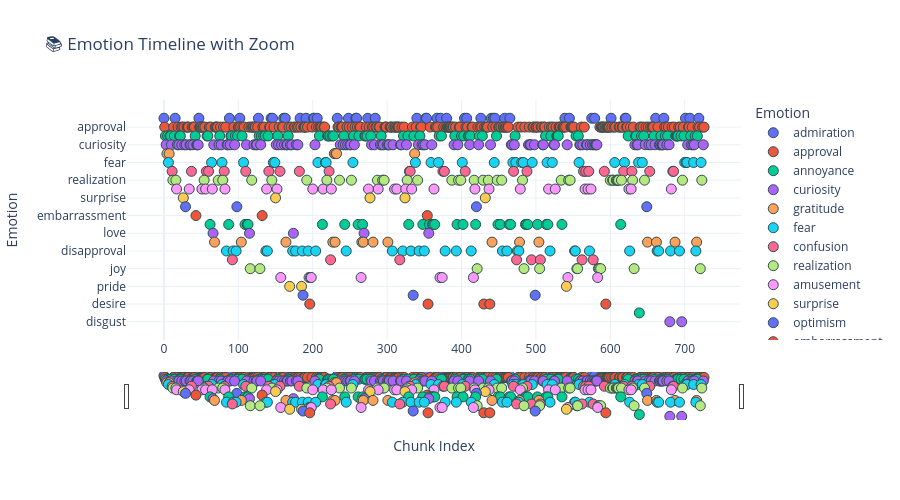

Write notebook code for a chart like this one.
### Code cell
import plotly.express as px
import pandas as pd

# Assuming your DataFrame is named df and has these columns:
# "chunk" (int), "effective_emotion" (str)

# Assign each emotion a unique color
unique_emotions = df["effective_emotion"].unique()
color_map = {emotion: px.colors.qualitative.Plotly[i % len(px.colors.qualitative.Plotly)]
             for i, emotion in enumerate(unique_emotions)}

# Create Plotly scatter plot
fig = px.scatter(
    df,
    x="chunk",
    y="effective_emotion",
    color="effective_emotion",
    color_discrete_map=color_map,
    title="📚 Emotion Timeline with Zoom",
    labels={"chunk": "Chunk Index", "effective_emotion": "Emotion"},
    hover_data={"chunk": True, "effective_emotion": True},
    height=500
)

# Optional: show markers as larger dots
fig.update_traces(marker=dict(size=10, line=dict(width=1, color='DarkSlateGrey')))

# Enable zoom (default in Plotly, but here's how to tweak it if needed)
fig.update_layout(
    xaxis=dict(
        rangeslider=dict(visible=True),
        title="Chunk Index"
    ),
    yaxis=dict(title="Emotion"),
    template="plotly_white"
)

fig.show()

### Figure 1 — Plotly figure (JSON) as saved in the notebook; plotly's stock layout.template omitted (floating-point values rounded to 4 significant figures; data arrays with more than 128 entries replaced by an {"elided": "..."} marker saying what was removed)
{"data": [{"hovertemplate": "Emotion=%{y}<br>Chunk Index=%{x}<extra></extra>", "legendgroup": "admiration", "marker": {"color": "#636EFA", "line": {"color": "DarkSlateGrey", "width": 1}, "size": 10, "symbol": "circle"}, "mode": "markers", "name": "admiration", "orientation": "h", "showlegend": true, "type": "scatter", "x": [0, 15, 47, 88, 102, 127, 144, 146, 161, 163, 183, 191, 201, 202, 206, 233, 248, 258, 259, 274, 284, 340, 352, 353, 367, 372, 380, 404, 407, 426, 440, 443, 445, 458, 465, 539, 545, 575, 579, 601, 620, 621, 661, 672, 701, 707, 719], "xaxis": "x", "y": ["admiration", "admiration", "admiration", "admiration", "admiration", "admiration", "admiration", "admiration", "admiration", "admiration", "admiration", "admiration", "admiration", "admiration", "admiration", "admiration", "admiration", "admiration", "admiration", "admiration", "admiration", "admiration", "admiration", "admiration", "admiration", "admiration", "admiration", "admiration", "admiration", "admiration", "admiration", "admiration", "admiration", "admiration", "admiration", "admiration", "admiration", "admiration", "admiration", "admiration", "admiration", "admiration", "admiration", "admiration", "admiration", "admiration", "admiration"], "yaxis": "y"}, {"hovertemplate": "Emotion=%{y}<br>Chunk Index=%{x}<extra></extra>", "legendgroup": "approval", "marker": {"color": "#EF553B", "line": {"color": "DarkSlateGrey", "width": 1}, "size": 10, "symbol": "circle"}, "mode": "markers", "name": "approval", "orientation": "h", "showlegend": true, "type": "scatter", "x": {"elided": "222 int values"}, "xaxis": "x", "y": {"elided": "222 str values"}, "yaxis": "y"}, {"hovertemplate": "Emotion=%{y}<br>Chunk Index=%{x}<extra></extra>", "legendgroup": "annoyance", "marker": {"color": "#00CC96", "line": {"color": "DarkSlateGrey", "width": 1}, "size": 10, "symbol": "circle"}, "mode": "markers", "name": "annoyance", "orientation": "h", "showlegend": true, "type": "scatter", "x": [2, 5, 8, 9, 14, 21, 22, 42, 58, 59, 75, 90, 91, 96, 99, 105, 128, 131, 134, 136, 140, 153, 167, 209, 220, 221, 223, 226, 228, 242, 255, 262, 270, 271, 273, 278, 292, 322, 328, 336, 344, 370, 373, 391, 400, 403, 409, 410, 412, 424, 428, 447, 472, 513, 520, 528, 529, 530, 554, 557, 624, 634, 635, 642, 645, 659, 668, 674, 677, 688, 689, 690, 691, 695, 699, 708, 714, 717], "xaxis": "x", "y": ["annoyance", "annoyance", "annoyance", "annoyance", "annoyance", "annoyance", "annoyance", "annoyance", "annoyance", "annoyance", "annoyance", "annoyance", "annoyance", "annoyance", "annoyance", "annoyance", "annoyance", "annoyance", "annoyance", "annoyance", "annoyance", "annoyance", "annoyance", "annoyance", "annoyance", "annoyance", "annoyance", "annoyance", "annoyance", "annoyance", "annoyance", "annoyance", "annoyance", "annoyance", "annoyance", "annoyance", "annoyance", "annoyance", "annoyance", "annoyance", "annoyance", "annoyance", "annoyance", "annoyance", "annoyance", "annoyance", "annoyance", "annoyance", "annoyance", "annoyance", "annoyance", "annoyance", "annoyance", "annoyance", "annoyance", "annoyance", "annoyance", "annoyance", "annoyance", "annoyance", "annoyance", "annoyance", "annoyance", "annoyance", "annoyance", "annoyance", "annoyance", "annoyance", "annoyance", "annoyance", "annoyance", "annoyance", "annoyance", "annoyance", "annoyance", "annoyance", "annoyance", "annoyance"], "yaxis": "y"}, {"hovertemplate": "Emotion=%{y}<br>Chunk Index=%{x}<extra></extra>", "legendgroup": "curiosity", "marker": {"color": "#AB63FA", "line": {"color": "DarkSlateGrey", "width": 1}, "size": 10, "symbol": "circle"}, "mode": "markers", "name": "curiosity", "orientation": "h", "showlegend": true, "type": "scatter", "x": [3, 10, 18, 20, 24, 28, 30, 35, 36, 39, 44, 45, 46, 67, 74, 77, 85, 86, 89, 95, 111, 121, 124, 125, 130, 151, 154, 158, 162, 165, 166, 170, 172, 178, 180, 203, 237, 241, 244, 247, 250, 251, 256, 279, 283, 291, 293, 295, 300, 302, 303, 308, 318, 319, 326, 342, 347, 349, 351, 360, 390, 395, 411, 423, 439, 467, 468, 471, 490, 492, 493, 498, 509, 510, 524, 525, 542, 559, 560, 563, 568, 569, 573, 576, 578, 580, 581, 582, 633, 636, 637, 647, 652, 655, 660, 666, 667, 669, 670, 671, 676, 679, 704, 709, 711, 713, 725], "xaxis": "x", "y": ["curiosity", "curiosity", "curiosity", "curiosity", "curiosity", "curiosity", "curiosity", "curiosity", "curiosity", "curiosity", "curiosity", "curiosity", "curiosity", "curiosity", "curiosity", "curiosity", "curiosity", "curiosity", "curiosity", "curiosity", "curiosity", "curiosity", "curiosity", "curiosity", "curiosity", "curiosity", "curiosity", "curiosity", "curiosity", "curiosity", "curiosity", "curiosity", "curiosity", "curiosity", "curiosity", "curiosity", "curiosity", "curiosity", "curiosity", "curiosity", "curiosity", "curiosity", "curiosity", "curiosity", "curiosity", "curiosity", "curiosity", "curiosity", "curiosity", "curiosity", "curiosity", "curiosity", "curiosity", "curiosity", "curiosity", "curiosity", "curiosity", "curiosity", "curiosity", "curiosity", "curiosity", "curiosity", "curiosity", "curiosity", "curiosity", "curiosity", "curiosity", "curiosity", "curiosity", "curiosity", "curiosity", "curiosity", "curiosity", "curiosity", "curiosity", "curiosity", "curiosity", "curiosity", "curiosity", "curiosity", "curiosity", "curiosity", "curiosity", "curiosity", "curiosity", "curiosity", "curiosity", "curiosity", "curiosity", "curiosity", "curiosity", "curiosity", "curiosity", "curiosity", "curiosity", "curiosity", "curiosity", "curiosity", "curiosity", "curiosity", "curiosity", "curiosity", "curiosity", "curiosity", "curiosity", "curiosity", "curiosity"], "yaxis": "y"}, {"hovertemplate": "Emotion=%{y}<br>Chunk Index=%{x}<extra></extra>", "legendgroup": "gratitude", "marker": {"color": "#FFA15A", "line": {"color": "DarkSlateGrey", "width": 1}, "size": 10, "symbol": "circle"}, "mode": "markers", "name": "gratitude", "orientation": "h", "showlegend": true, "type": "scatter", "x": [4, 7, 229, 231, 232, 337], "xaxis": "x", "y": ["gratitude", "gratitude", "gratitude", "gratitude", "gratitude", "gratitude"], "yaxis": "y"}, {"hovertemplate": "Emotion=%{y}<br>Chunk Index=%{x}<extra></extra>", "legendgroup": "fear", "marker": {"color": "#19D3F3", "line": {"color": "DarkSlateGrey", "width": 1}, "size": 10, "symbol": "circle"}, "mode": "markers", "name": "fear", "orientation": "h", "showlegend": true, "type": "scatter", "x": [6, 64, 78, 107, 147, 149, 207, 217, 218, 254, 338, 359, 369, 401, 444, 469, 473, 481, 483, 495, 515, 522, 558, 606, 619, 638, 643, 700, 702, 703, 712, 722], "xaxis": "x", "y": ["fear", "fear", "fear", "fear", "fear", "fear", "fear", "fear", "fear", "fear", "fear", "fear", "fear", "fear", "fear", "fear", "fear", "fear", "fear", "fear", "fear", "fear", "fear", "fear", "fear", "fear", "fear", "fear", "fear", "fear", "fear", "fear"], "yaxis": "y"}, {"hovertemplate": "Emotion=%{y}<br>Chunk Index=%{x}<extra></extra>", "legendgroup": "confusion", "marker": {"color": "#FF6692", "line": {"color": "DarkSlateGrey", "width": 1}, "size": 10, "symbol": "circle"}, "mode": "markers", "name": "confusion", "orientation": "h", "showlegend": true, "type": "scatter", "x": [11, 37, 57, 60, 81, 110, 141, 156, 182, 222, 330, 331, 375, 377, 405, 470, 488, 564, 567, 571, 592, 618, 629, 653, 684, 685], "xaxis": "x", "y": ["confusion", "confusion", "confusion", "confusion", "confusion", "confusion", "confusion", "confusion", "confusion", "confusion", "confusion", "confusion", "confusion", "confusion", "confusion", "confusion", "confusion", "confusion", "confusion", "confusion", "confusion", "confusion", "confusion", "confusion", "confusion", "confusion"], "yaxis": "y"}, {"hovertemplate": "Emotion=%{y}<br>Chunk Index=%{x}<extra></extra>", "legendgroup": "realization", "marker": {"color": "#B6E880", "line": {"color": "DarkSlateGrey", "width": 1}, "size": 10, "symbol": "circle"}, "mode": "markers", "name": "realization", "orientation": "h", "showlegend": true, "type": "scatter", "x": [12, 16, 54, 73, 79, 118, 145, 192, 219, 236, 252, 287, 294, 296, 327, 341, 387, 396, 399, 417, 429, 436, 448, 454, 482, 534, 544, 546, 600, 603, 604, 608, 609, 610, 611, 615, 630, 646, 697, 723], "xaxis": "x", "y": ["realization", "realization", "realization", "realization", "realization", "realization", "realization", "realization", "realization", "realization", "realization", "realization", "realization", "realization", "realization", "realization", "realization", "realization", "realization", "realization", "realization", "realization", "realization", "realization", "realization", "realization", "realization", "realization", "realization", "realization", "realization", "realization", "realization", "realization", "realization", "realization", "realization", "realization", "realization", "realization"], "yaxis": "y"}, {"hovertemplate": "Emotion=%{y}<br>Chunk Index=%{x}<extra></extra>", "legendgroup": "amusement", "marker": {"color": "#FF97FF", "line": {"color": "DarkSlateGrey", "width": 1}, "size": 10, "symbol": "circle"}, "mode": "markers", "name": "amusement", "orientation": "h", "showlegend": true, "type": "scatter", "x": [17, 34, 51, 56, 65, 82, 138, 152, 200, 214, 225, 275, 288, 310, 313, 325, 333, 363, 418, 437, 479, 517, 526, 566, 570, 574, 625, 628, 682], "xaxis": "x", "y": ["amusement", "amusement", "amusement", "amusement", "amusement", "amusement", "amusement", "amusement", "amusement", "amusement", "amusement", "amusement", "amusement", "amusement", "amusement", "amusement", "amusement", "amusement", "amusement", "amusement", "amusement", "amusement", "amusement", "amusement", "amusement", "amusement", "amusement", "amusement", "amusement"], "yaxis": "y"}, {"hovertemplate": "Emotion=%{y}<br>Chunk Index=%{x}<extra></extra>", "legendgroup": "surprise", "marker": {"color": "#FECB52", "line": {"color": "DarkSlateGrey", "width": 1}, "size": 10, "symbol": "circle"}, "mode": "markers", "name": "surprise", "orientation": "h", "showlegend": true, "type": "scatter", "x": [26, 150, 277, 324, 432], "xaxis": "x", "y": ["surprise", "surprise", "surprise", "surprise", "surprise"], "yaxis": "y"}, {"hovertemplate": "Emotion=%{y}<br>Chunk Index=%{x}<extra></extra>", "legendgroup": "optimism", "marker": {"color": "#636EFA", "line": {"color": "DarkSlateGrey", "width": 1}, "size": 10, "symbol": "circle"}, "mode": "markers", "name": "optimism", "orientation": "h", "showlegend": true, "type": "scatter", "x": [29, 98, 420, 649], "xaxis": "x", "y": ["optimism", "optimism", "optimism", "optimism"], "yaxis": "y"}, {"hovertemplate": "Emotion=%{y}<br>Chunk Index=%{x}<extra></extra>", "legendgroup": "embarrassment", "marker": {"color": "#EF553B", "line": {"color": "DarkSlateGrey", "width": 1}, "size": 10, "symbol": "circle"}, "mode": "markers", "name": "embarrassment", "orientation": "h", "showlegend": true, "type": "scatter", "x": [43, 132, 354], "xaxis": "x", "y": ["embarrassment", "embarrassment", "embarrassment"], "yaxis": "y"}, {"hovertemplate": "Emotion=%{y}<br>Chunk Index=%{x}<extra></extra>", "legendgroup": "sadness", "marker": {"color": "#00CC96", "line": {"color": "DarkSlateGrey", "width": 1}, "size": 10, "symbol": "circle"}, "mode": "markers", "name": "sadness", "orientation": "h", "showlegend": true, "type": "scatter", "x": [62, 87, 109, 112, 113, 213, 243, 261, 267, 329, 348, 357, 361, 362, 364, 394, 402, 419, 449, 452, 464, 466, 486, 487, 489, 502, 514, 516, 535, 614], "xaxis": "x", "y": ["sadness", "sadness", "sadness", "sadness", "sadness", "sadness", "sadness", "sadness", "sadness", "sadness", "sadness", "sadness", "sadness", "sadness", "sadness", "sadness", "sadness", "sadness", "sadness", "sadness", "sadness", "sadness", "sadness", "sadness", "sadness", "sadness", "sadness", "sadness", "sadness", "sadness"], "yaxis": "y"}, {"hovertemplate": "Emotion=%{y}<br>Chunk Index=%{x}<extra></extra>", "legendgroup": "love", "marker": {"color": "#AB63FA", "line": {"color": "DarkSlateGrey", "width": 1}, "size": 10, "symbol": "circle"}, "mode": "markers", "name": "love", "orientation": "h", "showlegend": true, "type": "scatter", "x": [66, 115, 174, 269, 356], "xaxis": "x", "y": ["love", "love", "love", "love", "love"], "yaxis": "y"}, {"hovertemplate": "Emotion=%{y}<br>Chunk Index=%{x}<extra></extra>", "legendgroup": "caring", "marker": {"color": "#FFA15A", "line": {"color": "DarkSlateGrey", "width": 1}, "size": 10, "symbol": "circle"}, "mode": "markers", "name": "caring", "orientation": "h", "showlegend": true, "type": "scatter", "x": [68, 104, 164, 227, 230, 266, 268, 281, 301, 441, 478, 504, 650, 662, 687, 716], "xaxis": "x", "y": ["caring", "caring", "caring", "caring", "caring", "caring", "caring", "caring", "caring", "caring", "caring", "caring", "caring", "caring", "caring", "caring"], "yaxis": "y"}, {"hovertemplate": "Emotion=%{y}<br>Chunk Index=%{x}<extra></extra>", "legendgroup": "disapproval", "marker": {"color": "#19D3F3", "line": {"color": "DarkSlateGrey", "width": 1}, "size": 10, "symbol": "circle"}, "mode": "markers", "name": "disapproval", "orientation": "h", "showlegend": true, "type": "scatter", "x": [84, 93, 97, 137, 139, 173, 177, 186, 194, 204, 245, 307, 321, 332, 343, 350, 378, 393, 413, 455, 461, 475, 477, 519, 552, 553, 572, 626, 663, 665, 681, 693, 715], "xaxis": "x", "y": ["disapproval", "disapproval", "disapproval", "disapproval", "disapproval", "disapproval", "disapproval", "disapproval", "disapproval", "disapproval", "disapproval", "disapproval", "disapproval", "disapproval", "disapproval", "disapproval", "disapproval", "disapproval", "disapproval", "disapproval", "disapproval", "disapproval", "disapproval", "disapproval", "disapproval", "disapproval", "disapproval", "disapproval", "disapproval", "disapproval", "disapproval", "disapproval", "disapproval"], "yaxis": "y"}, {"hovertemplate": "Emotion=%{y}<br>Chunk Index=%{x}<extra></extra>", "legendgroup": "anger", "marker": {"color": "#FF6692", "line": {"color": "DarkSlateGrey", "width": 1}, "size": 10, "symbol": "circle"}, "mode": "markers", "name": "anger", "orientation": "h", "showlegend": true, "type": "scatter", "x": [92, 224, 317, 474, 494, 506, 562, 577], "xaxis": "x", "y": ["anger", "anger", "anger", "anger", "anger", "anger", "anger", "anger"], "yaxis": "y"}, {"hovertemplate": "Emotion=%{y}<br>Chunk Index=%{x}<extra></extra>", "legendgroup": "joy", "marker": {"color": "#B6E880", "line": {"color": "DarkSlateGrey", "width": 1}, "size": 10, "symbol": "circle"}, "mode": "markers", "name": "joy", "orientation": "h", "showlegend": true, "type": "scatter", "x": [116, 129, 421, 484, 505, 555, 556, 584, 585, 587, 632, 721], "xaxis": "x", "y": ["joy", "joy", "joy", "joy", "joy", "joy", "joy", "joy", "joy", "joy", "joy", "joy"], "yaxis": "y"}, {"hovertemplate": "Emotion=%{y}<br>Chunk Index=%{x}<extra></extra>", "legendgroup": "disappointment", "marker": {"color": "#FF97FF", "line": {"color": "DarkSlateGrey", "width": 1}, "size": 10, "symbol": "circle"}, "mode": "markers", "name": "disappointment", "orientation": "h", "showlegend": true, "type": "scatter", "x": [157, 195, 197, 198, 265, 371, 374, 416, 543, 583], "xaxis": "x", "y": ["disappointment", "disappointment", "disappointment", "disappointment", "disappointment", "disappointment", "disappointment", "disappointment", "disappointment", "disappointment"], "yaxis": "y"}, {"hovertemplate": "Emotion=%{y}<br>Chunk Index=%{x}<extra></extra>", "legendgroup": "pride", "marker": {"color": "#FECB52", "line": {"color": "DarkSlateGrey", "width": 1}, "size": 10, "symbol": "circle"}, "mode": "markers", "name": "pride", "orientation": "h", "showlegend": true, "type": "scatter", "x": [169, 185, 541], "xaxis": "x", "y": ["pride", "pride", "pride"], "yaxis": "y"}, {"hovertemplate": "Emotion=%{y}<br>Chunk Index=%{x}<extra></extra>", "legendgroup": "excitement", "marker": {"color": "#636EFA", "line": {"color": "DarkSlateGrey", "width": 1}, "size": 10, "symbol": "circle"}, "mode": "markers", "name": "excitement", "orientation": "h", "showlegend": true, "type": "scatter", "x": [187, 335, 499], "xaxis": "x", "y": ["excitement", "excitement", "excitement"], "yaxis": "y"}, {"hovertemplate": "Emotion=%{y}<br>Chunk Index=%{x}<extra></extra>", "legendgroup": "desire", "marker": {"color": "#EF553B", "line": {"color": "DarkSlateGrey", "width": 1}, "size": 10, "symbol": "circle"}, "mode": "markers", "name": "desire", "orientation": "h", "showlegend": true, "type": "scatter", "x": [196, 355, 430, 438, 594], "xaxis": "x", "y": ["desire", "desire", "desire", "desire", "desire"], "yaxis": "y"}, {"hovertemplate": "Emotion=%{y}<br>Chunk Index=%{x}<extra></extra>", "legendgroup": "remorse", "marker": {"color": "#00CC96", "line": {"color": "DarkSlateGrey", "width": 1}, "size": 10, "symbol": "circle"}, "mode": "markers", "name": "remorse", "orientation": "h", "showlegend": true, "type": "scatter", "x": [639], "xaxis": "x", "y": ["remorse"], "yaxis": "y"}, {"hovertemplate": "Emotion=%{y}<br>Chunk Index=%{x}<extra></extra>", "legendgroup": "disgust", "marker": {"color": "#AB63FA", "line": {"color": "DarkSlateGrey", "width": 1}, "size": 10, "symbol": "circle"}, "mode": "markers", "name": "disgust", "orientation": "h", "showlegend": true, "type": "scatter", "x": [680, 696], "xaxis": "x", "y": ["disgust", "disgust"], "yaxis": "y"}], "layout": {"height": 500, "legend": {"title": {"text": "Emotion"}, "tracegroupgap": 0}, "title": {"text": "📚 Emotion Timeline with Zoom"}, "xaxis": {"anchor": "y", "domain": [0, 1], "rangeslider": {"visible": true}, "title": {"text": "Chunk Index"}}, "yaxis": {"anchor": "x", "categoryarray": ["disgust", "remorse", "desire", "excitement", "pride", "disappointment", "joy", "anger", "disapproval", "caring", "love", "sadness", "embarrassment", "optimism", "surprise", "amusement", "realization", "confusion", "fear", "gratitude", "curiosity", "annoyance", "approval", "admiration"], "categoryorder": "array", "domain": [0, 1], "title": {"text": "Emotion"}}}}
